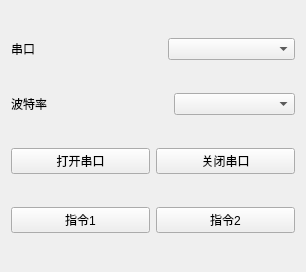
<?xml version="1.0" encoding="UTF-8"?>
<ui version="4.0">
 <class>Widget</class>
 <widget class="QWidget" name="Widget">
  <property name="geometry">
   <rect>
    <x>0</x>
    <y>0</y>
    <width>306</width>
    <height>272</height>
   </rect>
  </property>
  <property name="minimumSize">
   <size>
    <width>0</width>
    <height>0</height>
   </size>
  </property>
  <property name="windowTitle">
   <string>Widget</string>
  </property>
  <layout class="QVBoxLayout" name="verticalLayout">
   <item>
    <layout class="QHBoxLayout" name="serial_layout">
     <item>
      <widget class="QLabel" name="serial_lb">
       <property name="text">
        <string>串口</string>
       </property>
      </widget>
     </item>
     <item>
      <spacer name="serial_hs">
       <property name="orientation">
        <enum>Qt::Horizontal</enum>
       </property>
       <property name="sizeHint" stdset="0">
        <size>
         <width>40</width>
         <height>20</height>
        </size>
       </property>
      </spacer>
     </item>
     <item>
      <widget class="QComboBox" name="serial_cb">
       <property name="enabled">
        <bool>true</bool>
       </property>
       <property name="sizePolicy">
        <sizepolicy hsizetype="Expanding" vsizetype="Fixed">
         <horstretch>0</horstretch>
         <verstretch>0</verstretch>
        </sizepolicy>
       </property>
       <property name="minimumSize">
        <size>
         <width>0</width>
         <height>0</height>
        </size>
       </property>
      </widget>
     </item>
    </layout>
   </item>
   <item>
    <layout class="QHBoxLayout" name="baud_layout">
     <item>
      <widget class="QLabel" name="baud_lb">
       <property name="text">
        <string>波特率</string>
       </property>
      </widget>
     </item>
     <item>
      <spacer name="baud_hs">
       <property name="orientation">
        <enum>Qt::Horizontal</enum>
       </property>
       <property name="sizeHint" stdset="0">
        <size>
         <width>40</width>
         <height>20</height>
        </size>
       </property>
      </spacer>
     </item>
     <item>
      <widget class="QComboBox" name="baud_cb">
       <property name="sizePolicy">
        <sizepolicy hsizetype="Expanding" vsizetype="Fixed">
         <horstretch>0</horstretch>
         <verstretch>0</verstretch>
        </sizepolicy>
       </property>
      </widget>
     </item>
    </layout>
   </item>
   <item>
    <layout class="QHBoxLayout" name="switch_layout">
     <item>
      <widget class="QPushButton" name="switch_btn_open">
       <property name="text">
        <string>打开串口</string>
       </property>
      </widget>
     </item>
     <item>
      <widget class="QPushButton" name="switch_btn_close">
       <property name="text">
        <string>关闭串口</string>
       </property>
      </widget>
     </item>
    </layout>
   </item>
   <item>
    <layout class="QHBoxLayout" name="cmd_layout">
     <item>
      <widget class="QPushButton" name="cmd_btn_cmd1">
       <property name="text">
        <string>指令1</string>
       </property>
      </widget>
     </item>
     <item>
      <widget class="QPushButton" name="cmd_btn_cmd2">
       <property name="text">
        <string>指令2</string>
       </property>
      </widget>
     </item>
    </layout>
   </item>
  </layout>
 </widget>
 <resources/>
 <connections/>
</ui>
